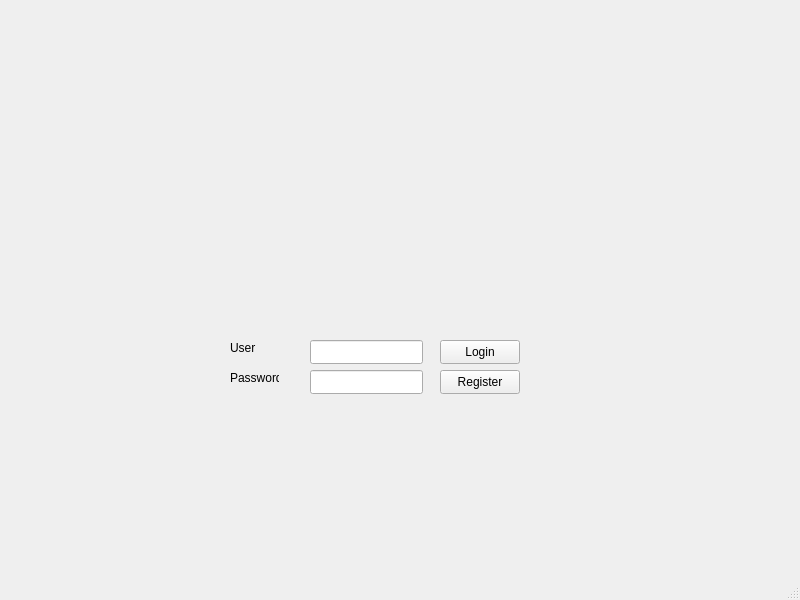
<?xml version="1.0" encoding="UTF-8"?>
<ui version="4.0">
 <class>MainWindow</class>
 <widget class="QMainWindow" name="MainWindow">
  <property name="geometry">
   <rect>
    <x>0</x>
    <y>0</y>
    <width>800</width>
    <height>600</height>
   </rect>
  </property>
  <property name="windowTitle">
   <string>MainWindow</string>
  </property>
  <widget class="QWidget" name="centralwidget">
   <widget class="QLabel" name="labelUser">
    <property name="geometry">
     <rect>
      <x>230</x>
      <y>340</y>
      <width>49</width>
      <height>16</height>
     </rect>
    </property>
    <property name="cursor">
     <cursorShape>ArrowCursor</cursorShape>
    </property>
    <property name="text">
     <string>User</string>
    </property>
   </widget>
   <widget class="QLabel" name="labelPassword">
    <property name="geometry">
     <rect>
      <x>230</x>
      <y>370</y>
      <width>49</width>
      <height>16</height>
     </rect>
    </property>
    <property name="text">
     <string>Password</string>
    </property>
   </widget>
   <widget class="QLineEdit" name="usernameLineEdit">
    <property name="geometry">
     <rect>
      <x>310</x>
      <y>340</y>
      <width>113</width>
      <height>24</height>
     </rect>
    </property>
   </widget>
   <widget class="QLineEdit" name="passwordLineEdit">
    <property name="geometry">
     <rect>
      <x>310</x>
      <y>370</y>
      <width>113</width>
      <height>24</height>
     </rect>
    </property>
    <property name="echoMode">
     <enum>QLineEdit::EchoMode::Password</enum>
    </property>
   </widget>
   <widget class="QPushButton" name="loginButton">
    <property name="geometry">
     <rect>
      <x>440</x>
      <y>340</y>
      <width>80</width>
      <height>24</height>
     </rect>
    </property>
    <property name="text">
     <string>Login</string>
    </property>
   </widget>
   <widget class="QPushButton" name="registerButton">
    <property name="geometry">
     <rect>
      <x>440</x>
      <y>370</y>
      <width>80</width>
      <height>24</height>
     </rect>
    </property>
    <property name="text">
     <string>Register</string>
    </property>
   </widget>
  </widget>
  <widget class="QMenuBar" name="menubar">
   <property name="geometry">
    <rect>
     <x>0</x>
     <y>0</y>
     <width>800</width>
     <height>21</height>
    </rect>
   </property>
  </widget>
  <widget class="QStatusBar" name="statusbar"/>
 </widget>
 <resources/>
 <connections/>
</ui>
